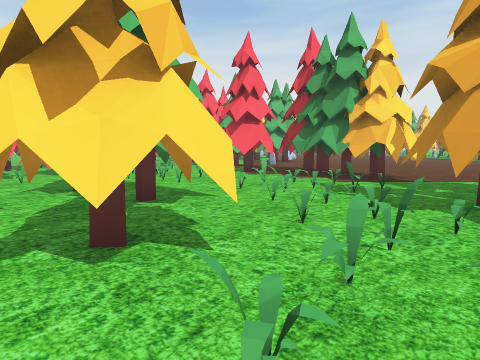
[1] (above)

24 first-person views from a walk through a 3-D level made in the Unity game engine. The camera is 1.5 m above the floor, tilts 6° down and sees 75° across. The floor is counted in squares, 2 m on a side. Each view is taken from the middle of a square. On the plan, view 1 faces up. The plan holds only what a view shows up to about 10 squares ahead; the rest is blank. The place goes on beyond the plan. The player character is not drawn. Some surface patterns are stand-ins.

[2]
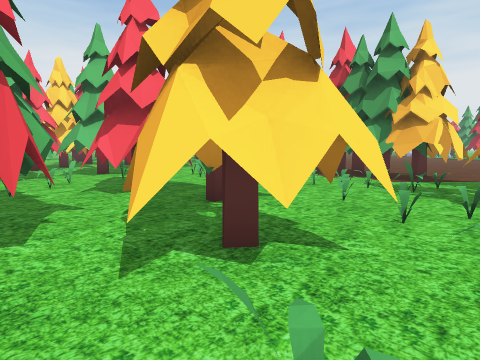

[3]
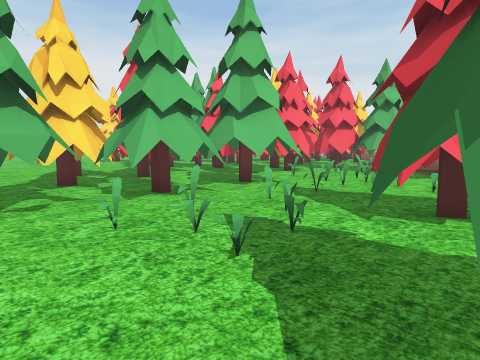

[4]
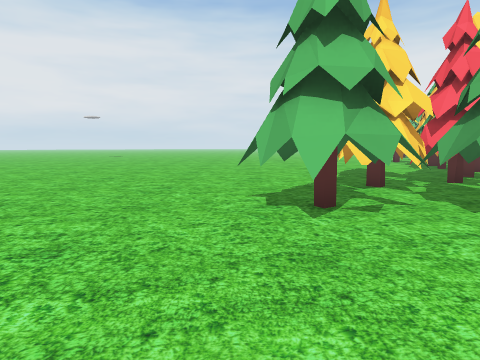

[5]
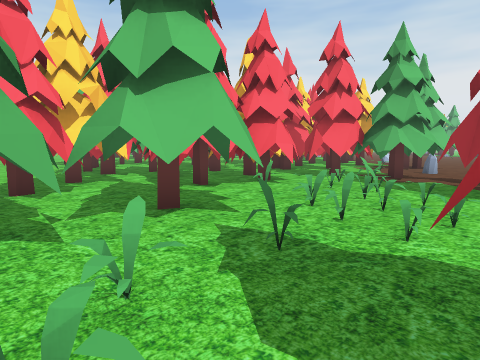

[6]
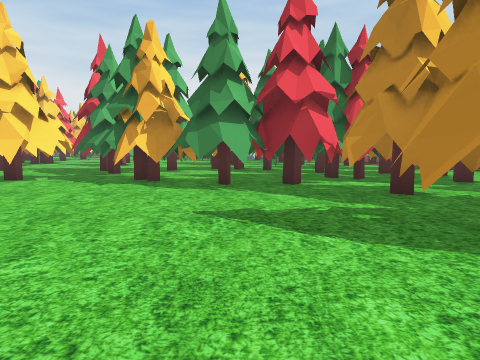

[7]
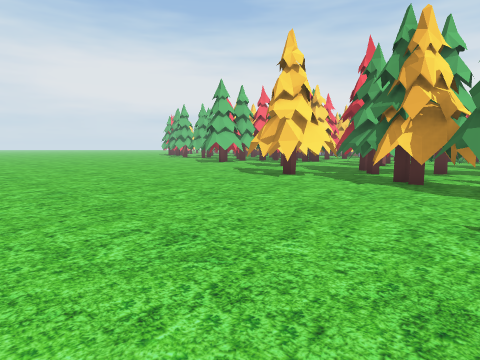

[8]
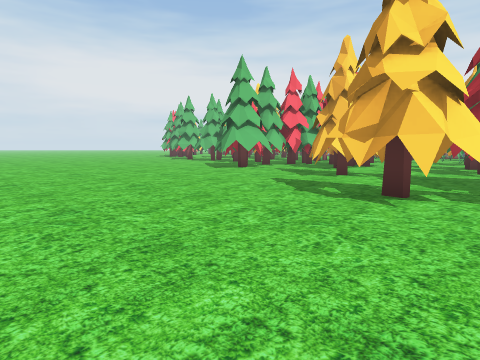

[9]
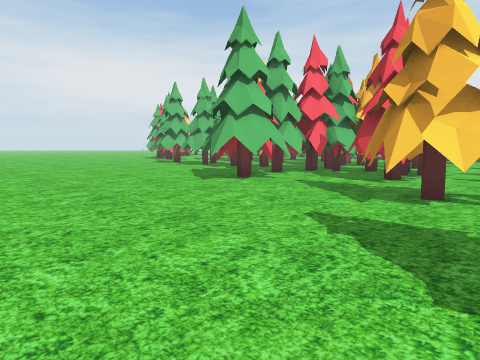

[10]
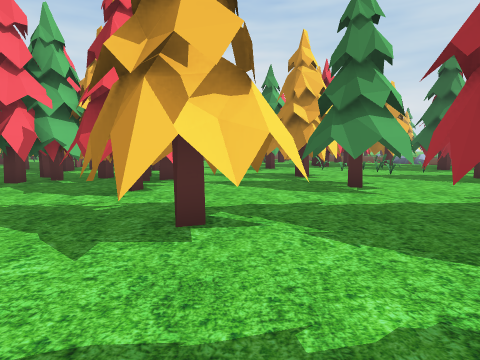

[11]
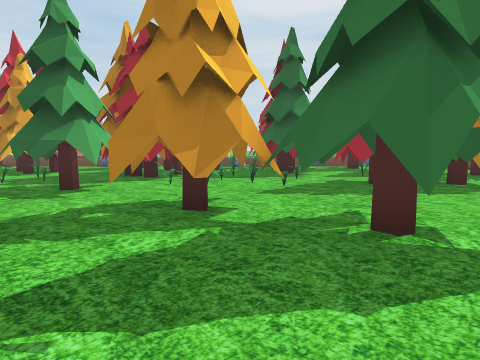

[12]
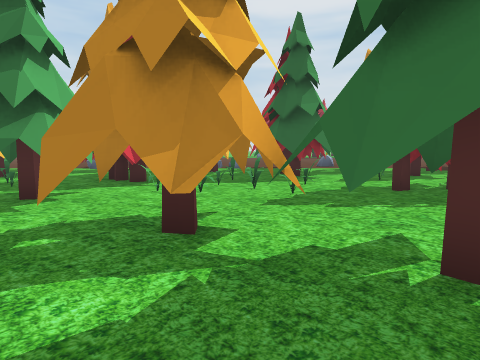

[13]
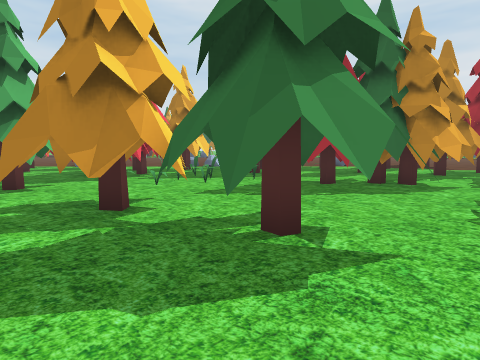

[14]
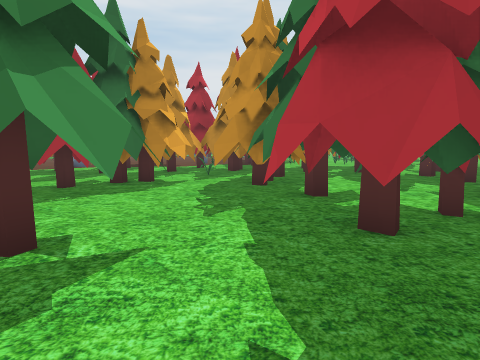

[15]
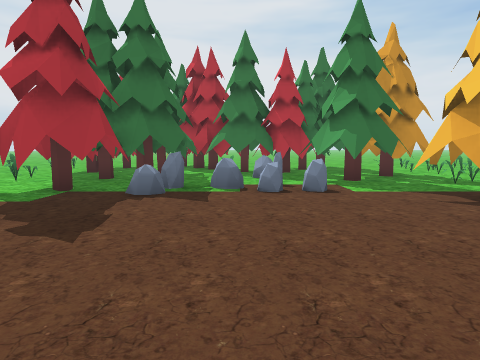

[16]
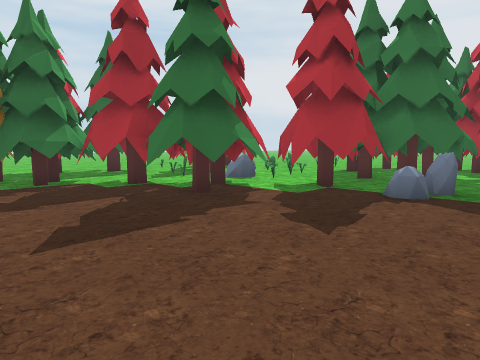

[17]
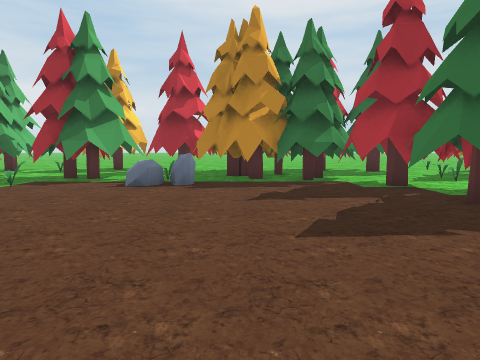

[18]
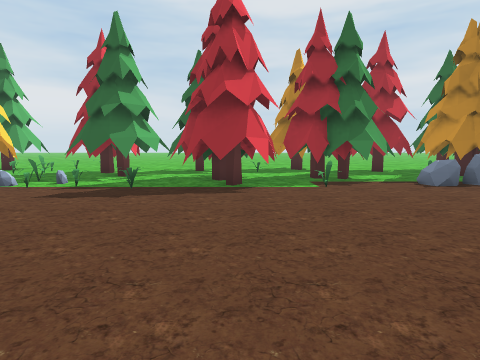

[19]
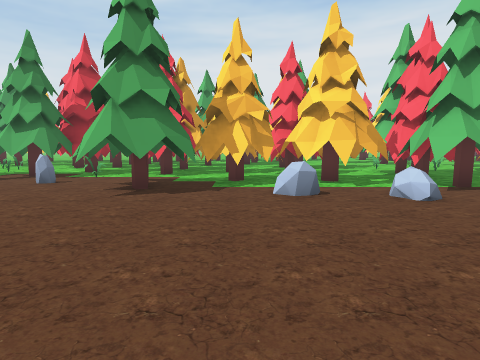

[20]
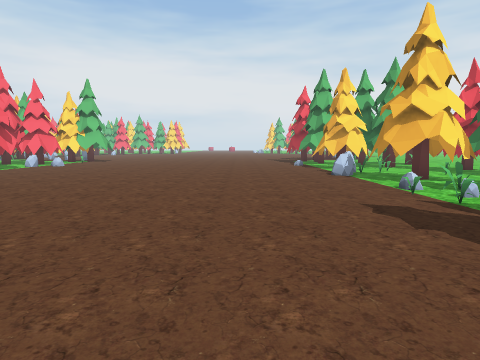

[21]
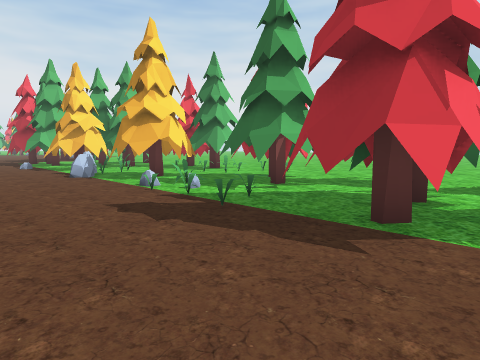

[22]
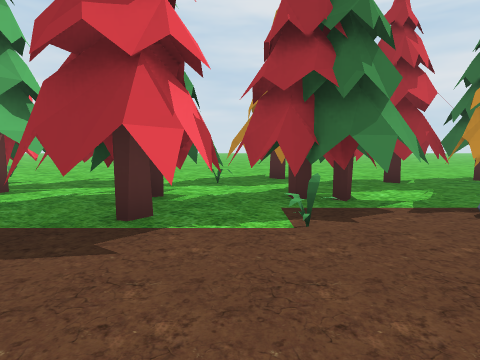

[23]
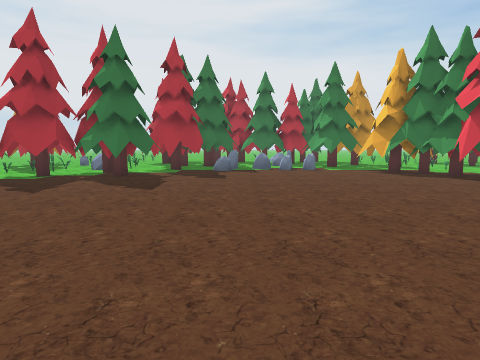

[24]
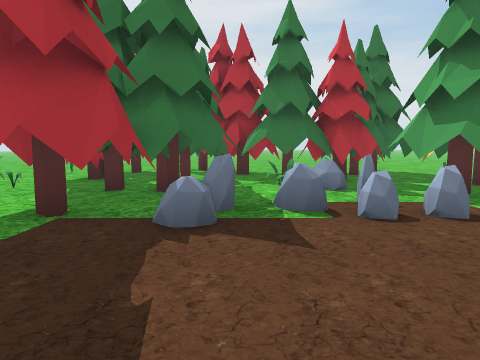

### Floor plan
Key: @ floor where view 1 was taken; # wall or solid block; . floor; T tree; P plant; R rock; O other object.
Columns run from 21 left of view 1 to 20 right of it. Each row starts with its distance up from view 1.
 28 .......T#TOTO   TTOTT            .TT  TT
 27 .......TTTTOOT..TTTTTO  ..........O.O.T
 26  .....T#T.TOOT..TTT#TOO ..........OO.OT
 25   .....#T.#T..#TTOTTT#T  .........RTTO#
 24 ..........T...T#T.OOTTT   .........##OO
 23 .........T#..#TT.OOTTTT T ........RPTT.O..
 22  ........TT..T#T.TTT#TT#T  ......OR.##T...
 21   ..........TT.. #TO.T#TR.........PT#TT...
 20  ........T.T#TT.T#TTTT#T..........O.TTTT
 19  .......TT#T####TTT#TTTTR.........TTTT#T..
 18   .......#TTTTTTT####T#T..........TTTT....
 17    ........TTTTTTTT#TTTTT..........TT TT..
 16    ........TTTOTTTT##TT#T.........PTTT#TT.
 15     .......T#TOT#TT#TOTT...........T#TT..
 14      .......T#TTTTT#TOR.. ........ROT##...
 13      ........TTTT#T##TT.  ........RRTTT...
 12       ......T#TTT#TOT#.  .........TT##TT..
 11        ....T##TT##TO...T...........TT##T..
 10         ...#T#TTTOOO.T##T.......T.TTTTTT..
  9         ....TTTT##PP.#T#T......TTT#T.T#T
  8        .....#TTTTTPPO..TTT......T#T.O##T
  7       ......TTTTPPPOO.O.TT...R.##TROOTT
  6      .......TTTP.P#T.OOOOTTRRRTTTO  OO.
  5     ........TT.PP.TTT.OPT#TROT#T OO   O
  4     ............PTTTTPOT##TROT##TOO
  3      ............TTT#.PPTTTTTTTTTT.O
  2            ...... #TTPP..T#T#TTOOT..
  1                  TT.PPO.T#TTT##TTTO.
  0                     .@ O.TT .TTT

Where each view was taken, in squares from view 1:
view 1: 0 up, 0 right, facing up
view 2: 0 up, 1 left, facing up
view 3: 2 up, 5 left, facing up
view 4: 2 up, 6 left, facing up-left
view 5: 5 up, 4 left, facing up
view 6: 10 up, 13 left, facing up-right
view 7: 10 up, 13 left, facing up
view 8: 14 up, 14 left, facing up
view 9: 18 up, 14 left, facing up
view 10: 20 up, 13 left, facing up-right
view 11: 24 up, 10 left, facing right
view 12: 24 up, 9 left, facing right
view 13: 23 up, 10 left, facing right
view 14: 23 up, 10 left, facing down-right
view 15: 12 up, 7 right, facing down
view 16: 12 up, 7 right, facing down-right
view 17: 12 up, 7 right, facing right
view 18: 18 up, 7 right, facing right
view 19: 18 up, 8 right, facing left
view 20: 17 up, 10 right, facing up
view 21: 17 up, 10 right, facing up-right
view 22: 17 up, 10 right, facing right
view 23: 17 up, 8 right, facing down
view 24: 10 up, 8 right, facing down
